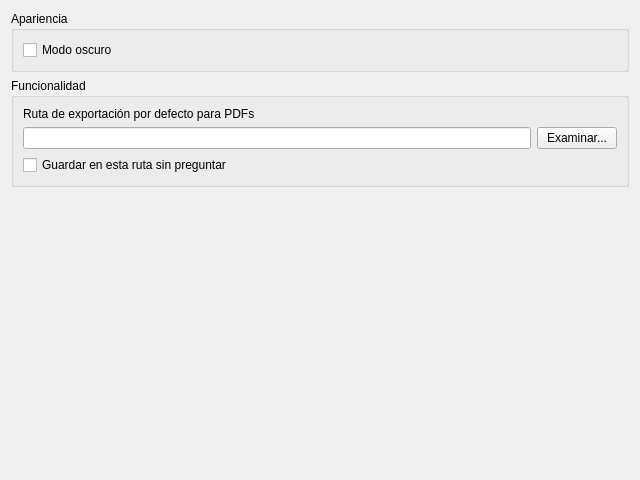
<?xml version="1.0" encoding="UTF-8"?>
<ui version="4.0">
 <class>Form</class>
 <widget class="QWidget" name="Form">
  <property name="geometry">
   <rect>
    <x>0</x>
    <y>0</y>
    <width>640</width>
    <height>480</height>
   </rect>
  </property>
  <property name="windowTitle">
   <string>Settings</string>
  </property>
  <layout class="QVBoxLayout" name="verticalLayout">
   <item>
    <widget class="QGroupBox" name="gbAppearance">
     <property name="title">
      <string>Apariencia</string>
     </property>
     <layout class="QVBoxLayout" name="verticalLayout_2">
      <item>
       <widget class="QCheckBox" name="cbDarkMode">
        <property name="text">
         <string>Modo oscuro</string>
        </property>
       </widget>
      </item>
     </layout>
    </widget>
   </item>
   <item>
    <widget class="QGroupBox" name="gbFunctions">
     <property name="title">
      <string>Funcionalidad</string>
     </property>
     <layout class="QHBoxLayout" name="horizontalLayout">
      <property name="spacing">
       <number>6</number>
      </property>
      <property name="leftMargin">
       <number>9</number>
      </property>
      <property name="topMargin">
       <number>9</number>
      </property>
      <property name="rightMargin">
       <number>9</number>
      </property>
      <property name="bottomMargin">
       <number>9</number>
      </property>
      <item>
       <widget class="QFrame" name="frPDFExport">
        <property name="frameShape">
         <enum>QFrame::Shape::NoFrame</enum>
        </property>
        <property name="frameShadow">
         <enum>QFrame::Shadow::Raised</enum>
        </property>
        <layout class="QGridLayout" name="gridLayout">
         <property name="leftMargin">
          <number>0</number>
         </property>
         <property name="topMargin">
          <number>0</number>
         </property>
         <property name="rightMargin">
          <number>0</number>
         </property>
         <property name="bottomMargin">
          <number>0</number>
         </property>
         <property name="horizontalSpacing">
          <number>6</number>
         </property>
         <item row="1" column="0">
          <widget class="QLineEdit" name="lePDFExportPath"/>
         </item>
         <item row="1" column="1">
          <widget class="QPushButton" name="btnSearch">
           <property name="toolTip">
            <string>Elegir una carpeta del PC.</string>
           </property>
           <property name="text">
            <string>Examinar...</string>
           </property>
          </widget>
         </item>
         <item row="0" column="0">
          <widget class="QLabel" name="label">
           <property name="text">
            <string>Ruta de exportación por defecto para PDFs</string>
           </property>
          </widget>
         </item>
         <item row="2" column="0" colspan="2">
          <widget class="QCheckBox" name="cbSaveWithoutAsk">
           <property name="toolTip">
            <string>Si está marcado, al guardar un PDF, se guardará en la ruta de exportación por defecto sin preguntar si se desea guardar, estableciendo un nombre por defecto.</string>
           </property>
           <property name="text">
            <string>Guardar en esta ruta sin preguntar</string>
           </property>
          </widget>
         </item>
        </layout>
       </widget>
      </item>
     </layout>
    </widget>
   </item>
   <item>
    <spacer name="verticalSpacer">
     <property name="orientation">
      <enum>Qt::Orientation::Vertical</enum>
     </property>
     <property name="sizeHint" stdset="0">
      <size>
       <width>20</width>
       <height>40</height>
      </size>
     </property>
    </spacer>
   </item>
  </layout>
 </widget>
 <resources/>
 <connections/>
</ui>
